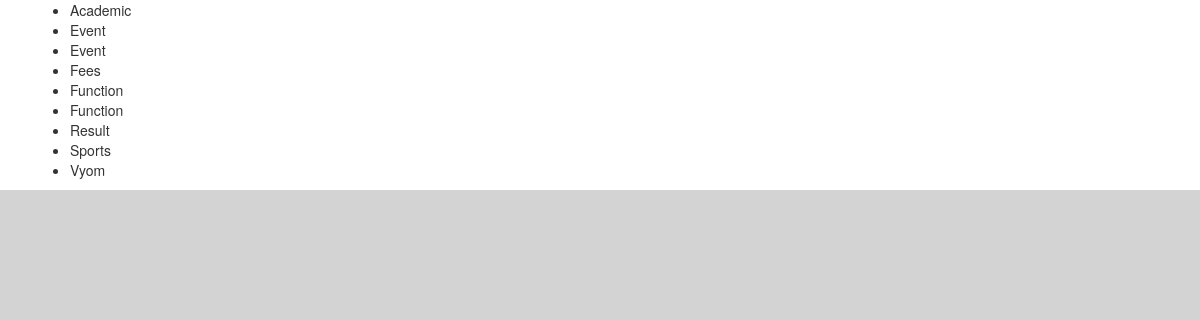
Before: /posts/categories/ with the older database file.
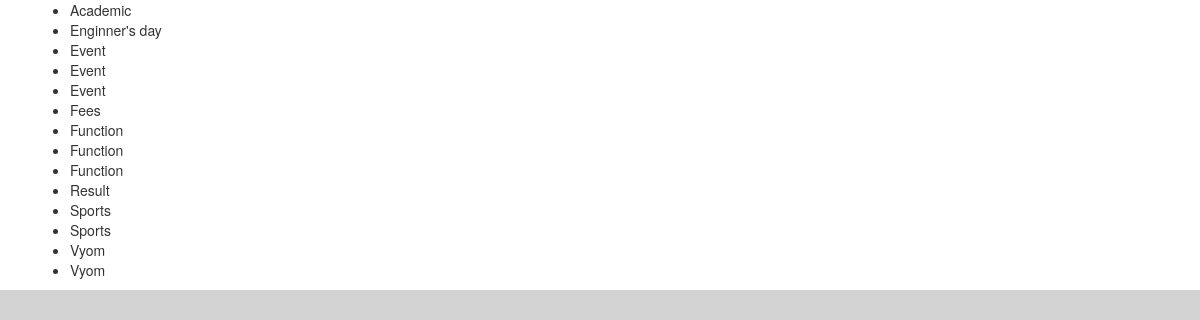
After: the same page with the newer database file.
### posts/models.py (models this page shows, shortened)
class Category(models.Model):
    topic = models.CharField(max_length=100, default="Event", blank=True)
    slug = models.SlugField(help_text="This field will be automatically generated on Save", default="event")
    def __str__(self):
        return self.topic
    class Meta:
        ordering = ('topic',)
        verbose_name_plural = 'Categories'

### posts/views.py (the view)
def all_categories(request):
    categories = Category.objects.all().order_by('topic')
    context = {"categories" : categories}
    return render(request, 'all_categories.html', context)

### templates/all_categories.html (shortened to what this page needs)
{% extends "base.html" %}
{% block content %}
<ul>
  {% for category in categories %}
    <li>{{ category }}</li>
  {% endfor %}
</ul>
{% endblock %}

### templates/base.html (shortened to what this page needs)
{% load staticfiles %}
<!DOCTYPE html>
<html>
  <head>
    <link rel="stylesheet" href="{% static "css/base.css" %}">
    <link rel="stylesheet" href="//maxcdn.bootstrapcdn.com/bootstrap/3.3.6/css/bootstrap.min.css">
    <link rel="stylesheet" href="//maxcdn.bootstrapcdn.com/bootstrap/3.3.6/css/bootstrap-theme.min.css">
  </head>
  <body>
    <div class="container">
      {% block content %}
      {% endblock %}
    </div>
  </body>
</html>

### static/css/base.css (style rules this page uses)
html { background-color: lightgrey; }

Changed rows visible on the page:
added Category: topic "Enginner's day"
added Category: topic "Event"
added Category: topic "Function"
added Category: topic "Sports"
added Category: topic "Vyom"
